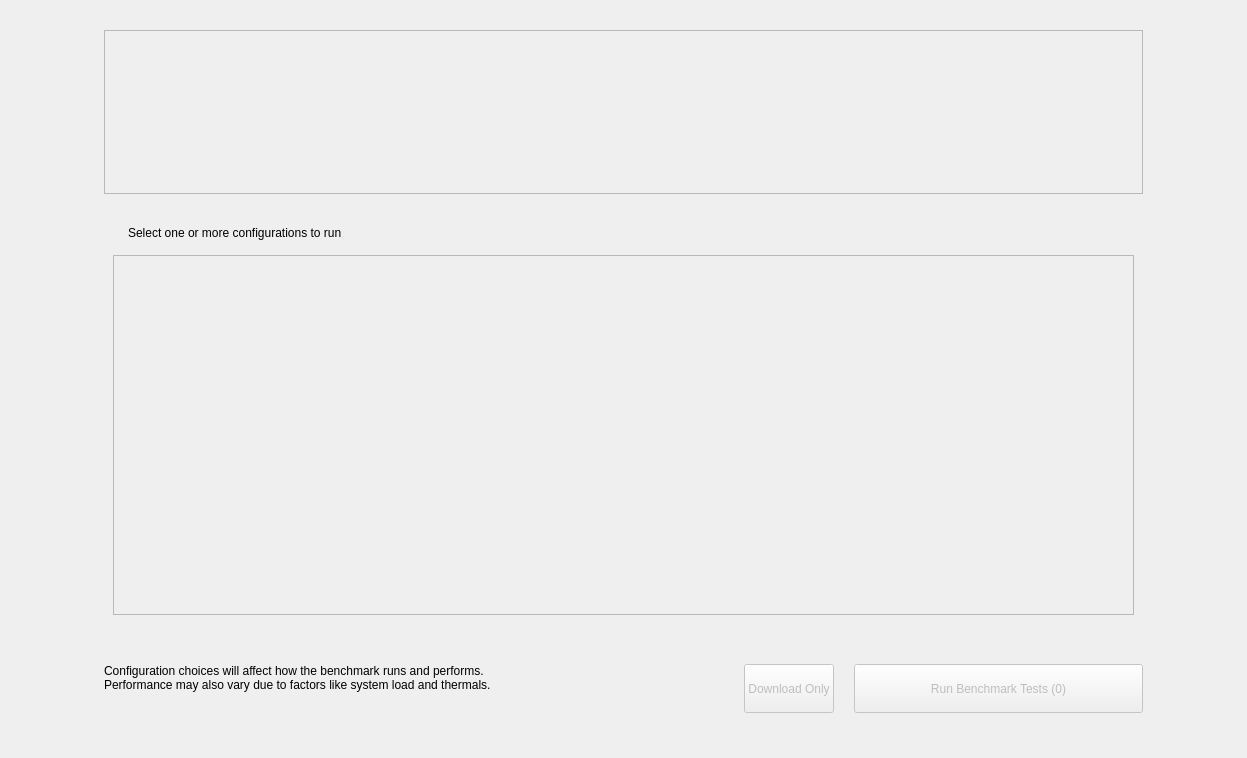
<?xml version="1.0" encoding="UTF-8"?>
<ui version="4.0">
 <class>StartPage</class>
 <widget class="QWidget" name="StartPage">
  <property name="geometry">
   <rect>
    <x>0</x>
    <y>0</y>
    <width>1247</width>
    <height>758</height>
   </rect>
  </property>
  <property name="windowTitle">
   <string>Form</string>
  </property>
  <property name="styleSheet">
   <string notr="true"/>
  </property>
  <layout class="QVBoxLayout" name="verticalLayout" stretch="2,5,0,0">
   <property name="spacing">
    <number>20</number>
   </property>
   <property name="leftMargin">
    <number>104</number>
   </property>
   <property name="topMargin">
    <number>30</number>
   </property>
   <property name="rightMargin">
    <number>104</number>
   </property>
   <property name="bottomMargin">
    <number>45</number>
   </property>
   <item>
    <widget class="QScrollArea" name="system_information_scroll_area">
     <property name="enabled">
      <bool>true</bool>
     </property>
     <property name="widgetResizable">
      <bool>true</bool>
     </property>
     <widget class="QWidget" name="sys_scroll_content">
      <property name="geometry">
       <rect>
        <x>0</x>
        <y>0</y>
        <width>1037</width>
        <height>156</height>
       </rect>
      </property>
      <layout class="QHBoxLayout" name="sys_info_frame_h_layout">
       <property name="leftMargin">
        <number>0</number>
       </property>
       <property name="topMargin">
        <number>0</number>
       </property>
       <property name="rightMargin">
        <number>0</number>
       </property>
       <property name="bottomMargin">
        <number>0</number>
       </property>
      </layout>
     </widget>
    </widget>
   </item>
   <item>
    <widget class="QWidget" name="ep_widgets_container" native="true">
     <property name="minimumSize">
      <size>
       <width>0</width>
       <height>200</height>
      </size>
     </property>
     <layout class="QVBoxLayout" name="verticalLayout_2">
      <property name="topMargin">
       <number>0</number>
      </property>
      <item>
       <layout class="QVBoxLayout" name="ep_filters_container_layout">
        <property name="spacing">
         <number>12</number>
        </property>
        <property name="leftMargin">
         <number>15</number>
        </property>
        <property name="topMargin">
         <number>12</number>
        </property>
        <property name="rightMargin">
         <number>9</number>
        </property>
        <property name="bottomMargin">
         <number>9</number>
        </property>
        <item>
         <widget class="QLabel" name="select_configs_label">
          <property name="text">
           <string>Select one or more configurations to run</string>
          </property>
         </widget>
        </item>
       </layout>
      </item>
      <item>
       <widget class="QScrollArea" name="ep_scroll_area">
        <property name="widgetResizable">
         <bool>true</bool>
        </property>
        <widget class="QWidget" name="m_scroll_area_widget">
         <property name="geometry">
          <rect>
           <x>0</x>
           <y>0</y>
           <width>1019</width>
           <height>342</height>
          </rect>
         </property>
         <layout class="QVBoxLayout" name="eps_v_layout">
          <property name="spacing">
           <number>10</number>
          </property>
          <property name="leftMargin">
           <number>15</number>
          </property>
          <property name="topMargin">
           <number>0</number>
          </property>
          <property name="rightMargin">
           <number>9</number>
          </property>
          <property name="bottomMargin">
           <number>0</number>
          </property>
         </layout>
        </widget>
       </widget>
      </item>
     </layout>
    </widget>
   </item>
   <item>
    <spacer name="verticalSpacer">
     <property name="orientation">
      <enum>Qt::Orientation::Vertical</enum>
     </property>
     <property name="sizeHint" stdset="0">
      <size>
       <width>20</width>
       <height>20</height>
      </size>
     </property>
    </spacer>
   </item>
   <item>
    <layout class="QHBoxLayout" name="horizontalLayout">
     <item>
      <widget class="QLabel" name="disclaimer_text_label">
       <property name="text">
        <string>Configuration choices will affect how the benchmark runs and performs.
Performance may also vary due to factors like system load and thermals.</string>
       </property>
       <property name="alignment">
        <set>Qt::AlignmentFlag::AlignLeading|Qt::AlignmentFlag::AlignLeft|Qt::AlignmentFlag::AlignTop</set>
       </property>
       <property name="wordWrap">
        <bool>false</bool>
       </property>
      </widget>
     </item>
     <item>
      <spacer name="horizontalSpacer">
       <property name="orientation">
        <enum>Qt::Orientation::Horizontal</enum>
       </property>
       <property name="sizeHint" stdset="0">
        <size>
         <width>40</width>
         <height>20</height>
        </size>
       </property>
      </spacer>
     </item>
     <item>
      <widget class="QPushButton" name="m_download_only_btn">
       <property name="enabled">
        <bool>false</bool>
       </property>
       <property name="minimumSize">
        <size>
         <width>0</width>
         <height>49</height>
        </size>
       </property>
       <property name="text">
        <string>Download Only</string>
       </property>
      </widget>
     </item>
     <item>
      <widget class="QPushButton" name="m_start_btn">
       <property name="enabled">
        <bool>false</bool>
       </property>
       <property name="minimumSize">
        <size>
         <width>289</width>
         <height>49</height>
        </size>
       </property>
       <property name="text">
        <string>Run Benchmark Tests (0)</string>
       </property>
      </widget>
     </item>
    </layout>
   </item>
  </layout>
 </widget>
 <resources/>
 <connections/>
</ui>
